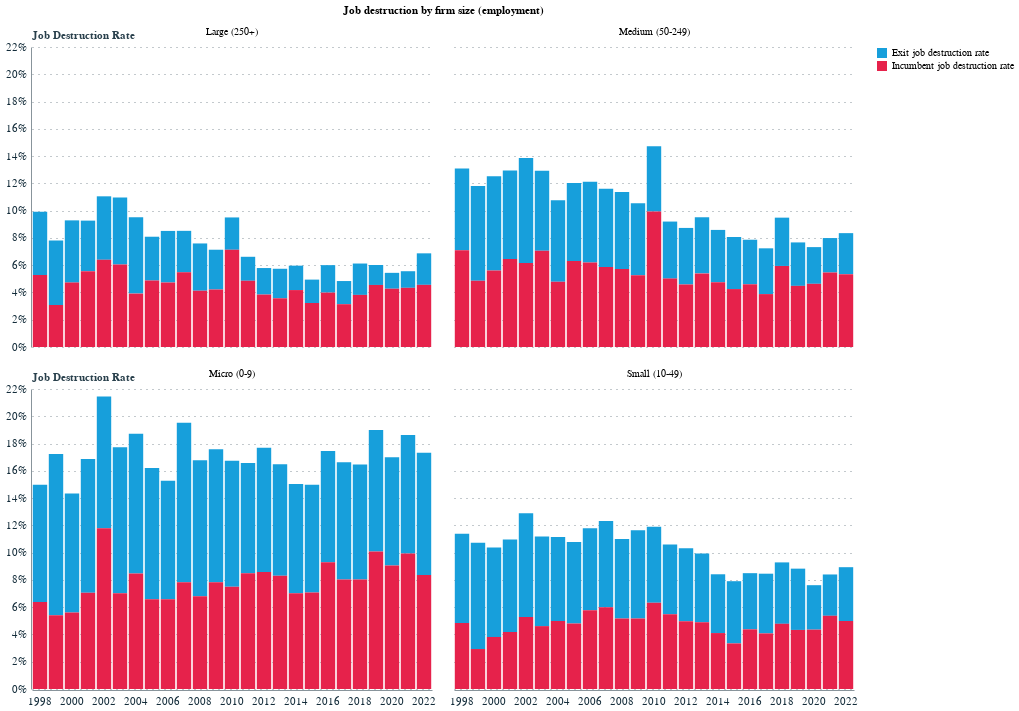

The code cell stored with this chart in its notebook:
### Code cell
# JOB DESTRUCTION RATES

job_destruction_df = firm_size_dynamism.melt(id_vars=['year','emp_sizeband'],
                                                 value_vars=['Exit job destruction rate','Incumbent job destruction rate'])

chart = alt.Chart(job_destruction_df).mark_bar().encode(
    x=alt.X('year:O', axis=alt.Axis(
                labelExpr="datum.value % 2 == 0 ? datum.label : ''",  # Show every 2nd year
            labelAngle=0)),
    y=alt.Y('value:Q',axis=alt.Axis(format='%'), title='Job Destruction Rate'),
    color=alt.Color('variable:N', title=None),
    facet=alt.Facet('emp_sizeband:O', columns=2, sort=size_order, header=alt.Header(
            title='Job destruction by firm size (employment)')
))

chart

### Figure 1 — Vega-Lite specification as saved in the notebook (floating-point values rounded to 4 significant figures; data arrays with more than 128 entries replaced by an {"elided": "..."} marker saying what was removed)
{"config": {"font": "Circular Std", "mark": {"line": {"interpolate": "linear"}}, "view": {"stroke": "transparent", "width": 400, "height": 300}, "range": {"category": ["#179fdb", "#e6224b", "#f4c245", "#122b39", "#eb5c2e", "#36b7b4"], "diverging": ["#E6224B", "#E54753", "#C9C9C9", "#179FDB", "#122B39"], "heatmap": ["#C9C9C9", "#179FDB", "#0063AF", "#122B39"], "ordinal": ["#00A767", "#36B7B4", "#179FDB", "#0063AF", "#243B5A"]}, "axisX": {"labelColor": "#122b39", "tickColor": "#122b39", "domainColor": "#122b39", "domainOpacity": 0.5, "gridOpacity": 0, "labelFont": "Circular Std", "labelAngle": 0, "labelAlign": "center", "labelFontSize": 11, "labelPadding": 5, "tickCount": 10, "tickSize": 0, "title": ""}, "axisY": {"labelColor": "#122b39", "labelFont": "Circular Std", "tickColor": "#122b39", "domainColor": "#122b39", "gridColor": "#122b39", "gridDash": [1, 5], "gridOpacity": 0.5, "labelPadding": 5, "labelFontSize": 11, "domainOpacity": 0.5, "tickSize": 0, "title": null, "titleAlign": "left", "titleAngle": 0, "titleBaseline": "bottom", "titleColor": "#122b39", "titleOpacity": 0.9, "titleX": 0, "titleY": -7}}, "data": {"name": "data-dd66eba0690d5fe0fe684a121af5853e"}, "mark": {"type": "bar"}, "encoding": {"color": {"field": "variable", "title": null, "type": "nominal"}, "facet": {"columns": 2, "field": "emp_sizeband", "header": {"title": "Job destruction by firm size (employment)"}, "sort": ["Large (250+)Medium (50-249)Small (10-49)Micro (0-9)"], "type": "ordinal"}, "x": {"axis": {"labelAngle": 0, "labelExpr": "datum.value % 2 == 0 ? datum.label : ''"}, "field": "year", "type": "ordinal"}, "y": {"axis": {"format": "%"}, "field": "value", "title": "Job Destruction Rate", "type": "quantitative"}}, "$schema": "https://vega.github.io/schema/vega-lite/v5.20.1.json", "datasets": {"data-dd66eba0690d5fe0fe684a121af5853e": {"elided": "200 records"}}}
